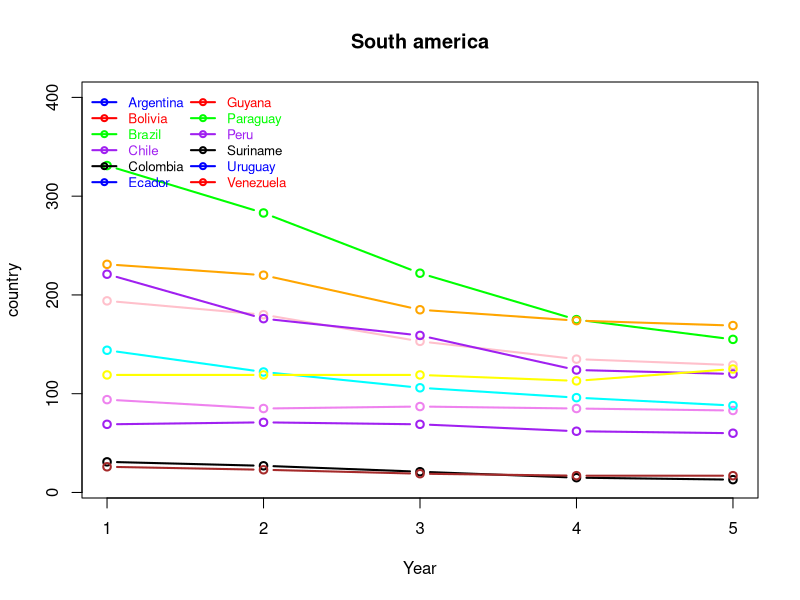

Write R code to recreate this figure.
data<- read.csv("SouthAmerica.csv")
png(file="SouthAmerica.png")
plot('YEAR',type="b",col="red",
ylim=c(10,400),xlim=c(1,5),xlab="Year",ylab="country",main="South america")
#lines(data$Argentina,type="o",col="blue")
lines(data$Bolivia,col="green",type="b",lwd=2)
lines(data$Brazil,col="purple",type="b",lwd=2)
lines(data$Chile,col="black",type="b",lwd=2)
lines(data$Colombia,col="violet",type="b",lwd=2)
lines(data$Ecador,col="Grey",type="b",lwd=2)
lines(data$Guyana,col="Orange",type="b",lwd=2)
lines(data$Paraguay,col="pink",type="b",lwd=2)
lines(data$Peru,col="Cyan",type="b",lwd=2)
lines(data$Suriname,col="purple",type="b",lwd=2)
lines(data$Uruguay,col="brown",type="b",lwd=2)
lines(data$Venezuela,col="yellow",type="b",lwd=2)
legend("topleft",legend=c("Argentina","Bolivia","Brazil","Chile","Colombia","Ecador","Guyana","Paraguay","Peru","Suriname","Uruguay","Venezuela"),
       lty=1,lwd=2,pch=21,col=c("blue","red","green","purple","black"),
       ncol=2,bty="n",cex=0.8,
       text.col = c("blue","red","green","purple","black"),
       inset=0.01)
dev.off()
#print(data)